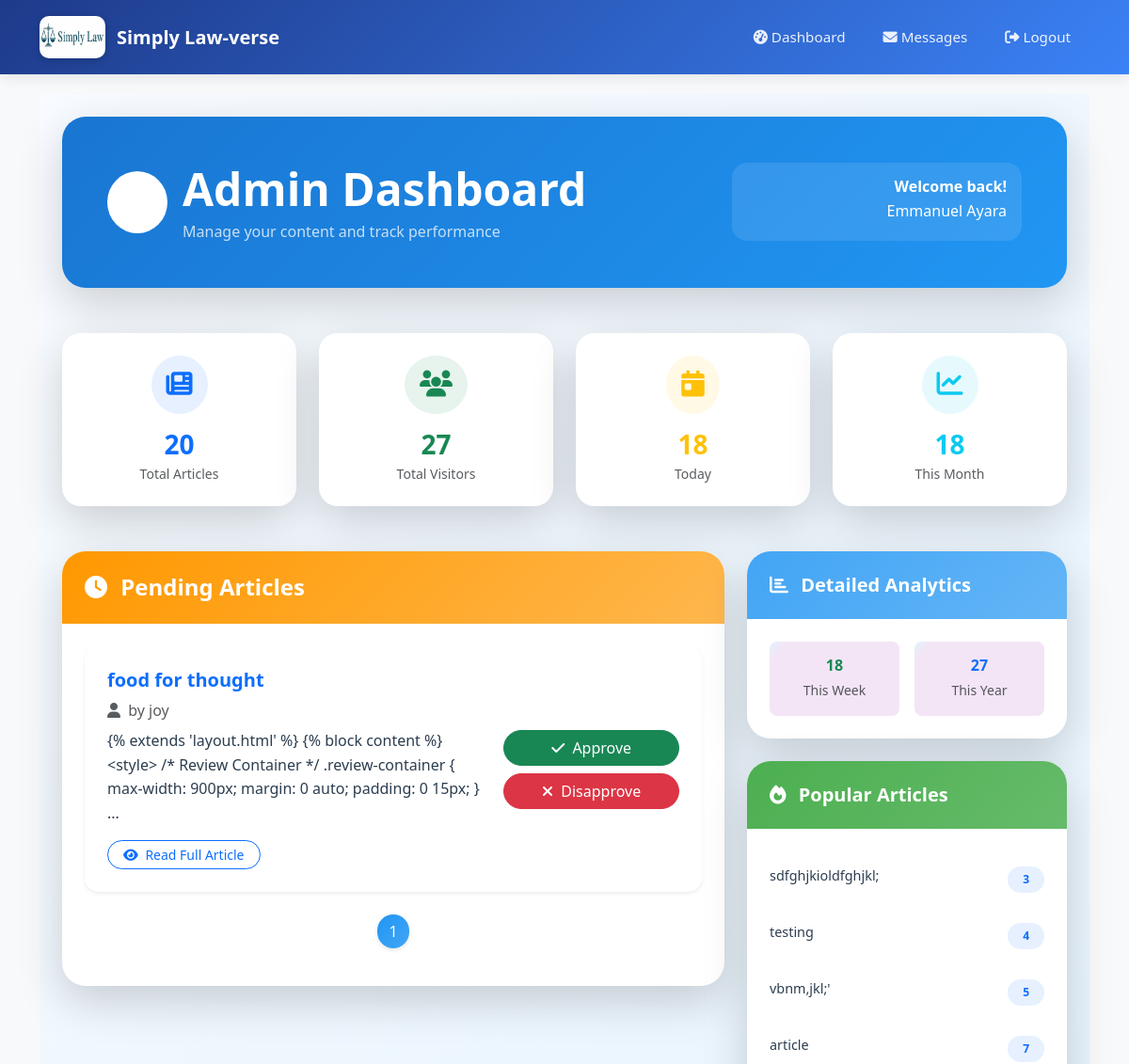
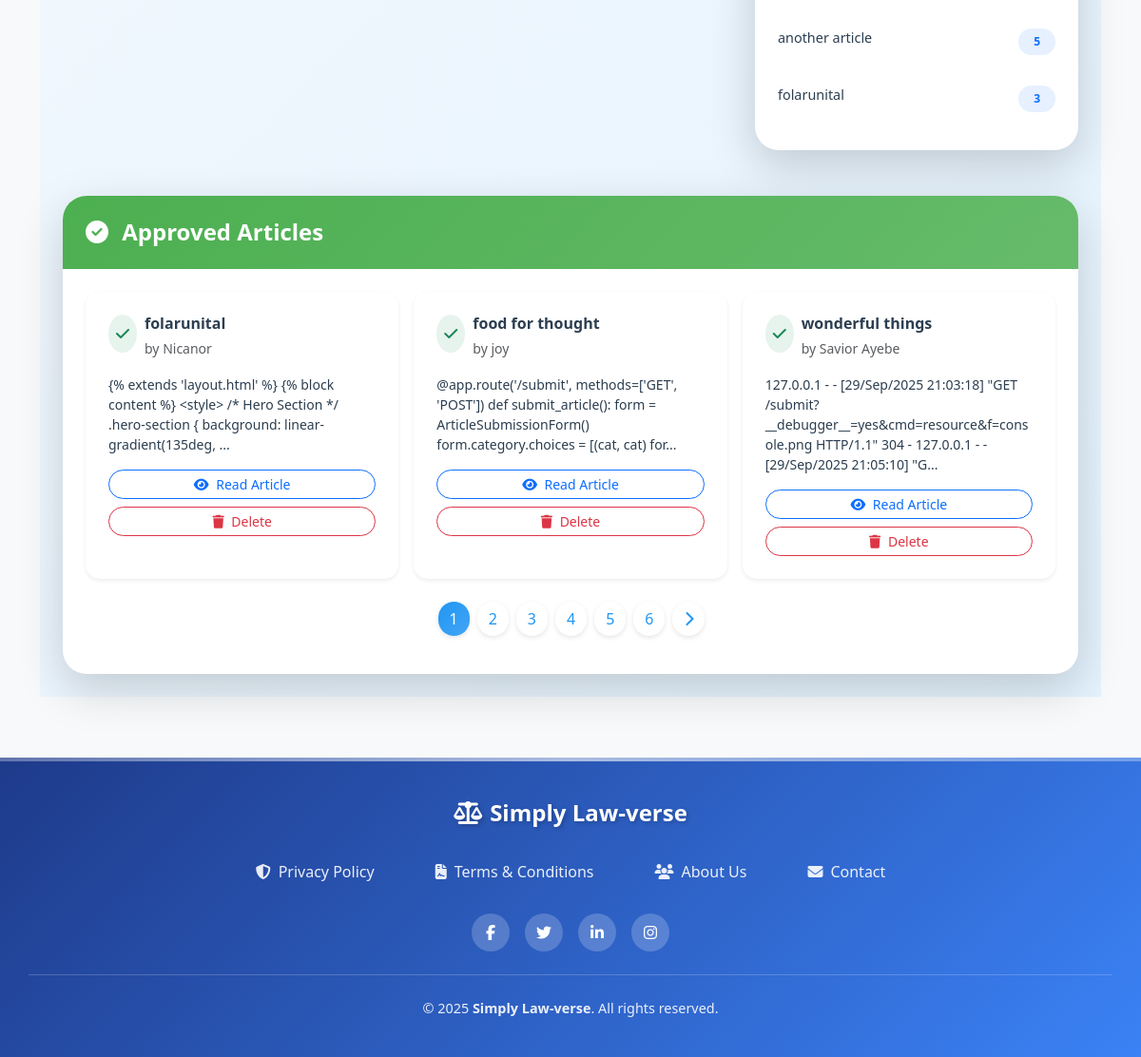
The app's page /admin/dashboard (signed in), older data (2 pictures, top to bottom).
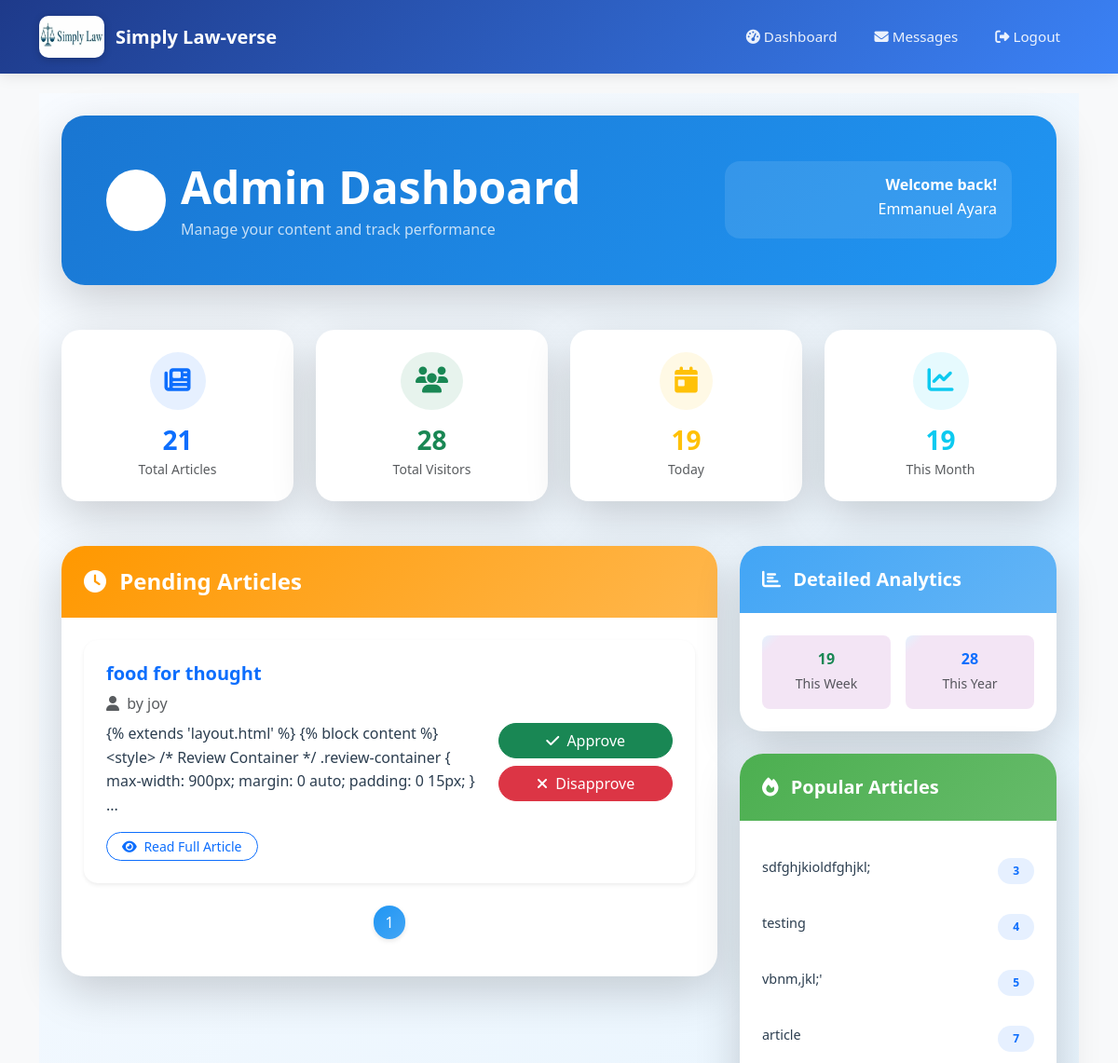
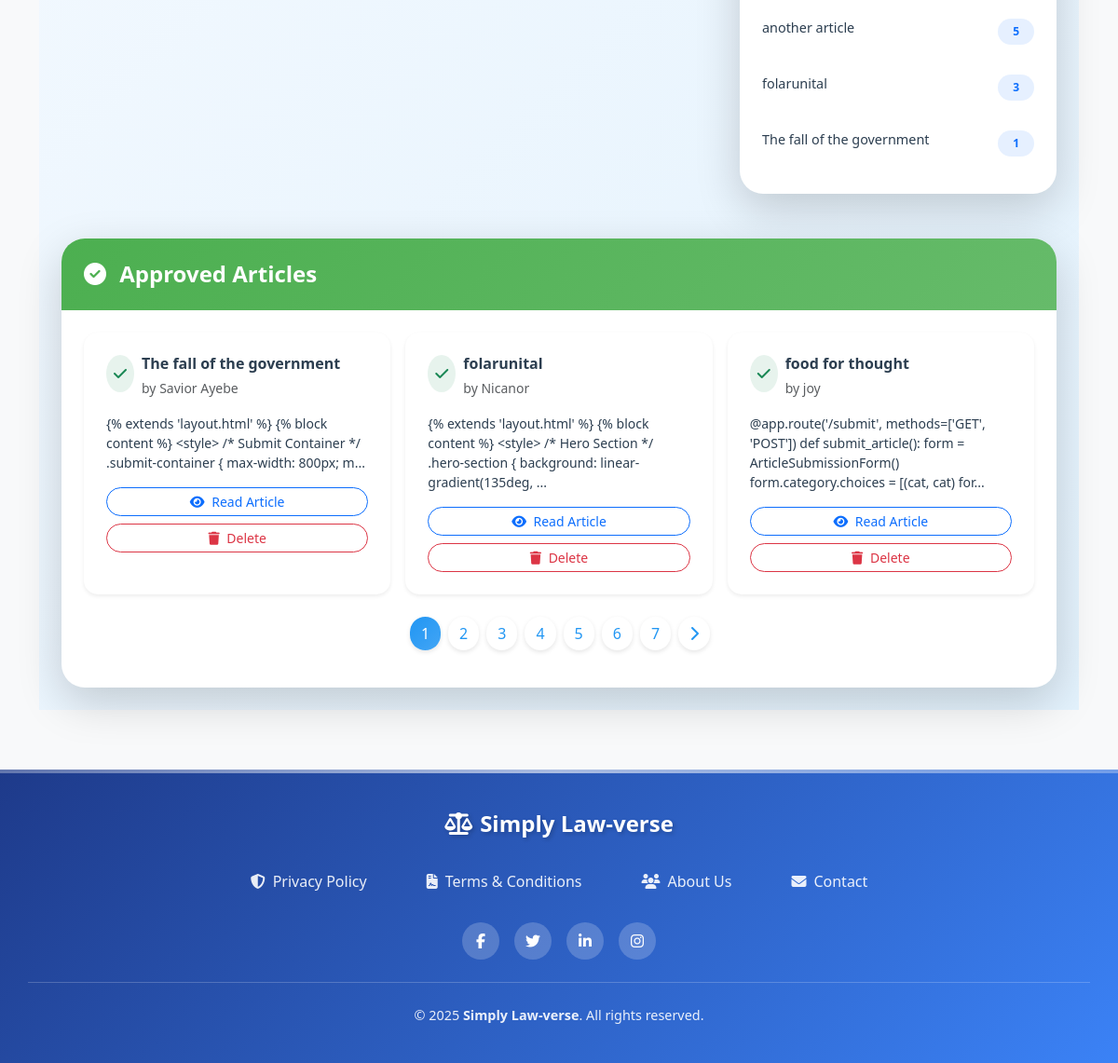
The same page, newer data (2 pictures, top to bottom).
### models.py (models this page shows)
class Article(db.Model):
    id = db.Column(db.Integer, primary_key=True)
    email = db.Column(db.String(120))
    title = db.Column(db.String(100), nullable=False)
    content = db.Column(db.Text, nullable=False)
    author = db.Column(db.String(100), nullable=False)
    date_posted = db.Column(db.DateTime, default=datetime.utcnow)
    comments = db.relationship('Comment', backref='article', lazy=True)
    likes = db.Column(db.Integer, default=0, nullable=False)
    status = db.Column(db.String(20), nullable=False, default='pending')
    views = db.Column(db.Integer, default=0)
    date_submitted = db.Column(db.DateTime, default=datetime.utcnow)
    cover_image = db.Column(db.String(100))  # New field
    document_filename = db.Column(db.String(120), nullable=True)
    category = db.Column(db.String(100), nullable=False, default='General')
    approved = db.Column(db.Boolean, default=False)  # <- important!

### routes.py (the view)
    @app.route('/admin/dashboard')
    @login_required
    def admin_dashboard():
        if not current_user.is_admin:
            flash('Access denied.', 'danger')
            return redirect(url_for('home'))
        total_articles = Article.query.count()
        total_visits = Visit.query.count()
        now = datetime.utcnow()
        daily_visits = Visit.query.filter(Visit.timestamp >= now - timedelta(days=1)).count()
        weekly_visits = Visit.query.filter(Visit.timestamp >= now - timedelta(weeks=1)).count()
        monthly_visits = Visit.query.filter(Visit.timestamp >= now - timedelta(days=30)).count()
        yearly_visits = Visit.query.filter(Visit.timestamp >= now - timedelta(days=365)).count()
        readers_per_article = db.session.query(
            Article.title, db.func.count(Visit.id)
        ).join(Visit, Article.id == Visit.article_id).group_by(Article.id).all()
        pending_page = request.args.get('pending_page', 1, type=int)
        approved_page = request.args.get('approved_page', 1, type=int)
        per_page = 3
        pending = Article.query.filter_by(status='pending') \
            .order_by(Article.date_posted.desc()) \
            .paginate(page=pending_page, per_page=per_page)
        approved = Article.query.filter_by(status='approved') \
            .order_by(Article.date_posted.desc()) \
            .paginate(page=approved_page, per_page=per_page)
        return render_template(
            'admin_dashboard.html',
            articles=pending,
            approved_articles=approved,
            total_articles=total_articles,
            total_visits=total_visits,
            daily_visits=daily_visits,
            weekly_visits=weekly_visits,
            monthly_visits=monthly_visits,
            yearly_visits=yearly_visits,
            readers_per_article=readers_per_article
        )

### templates/admin_dashboard.html (shortened to what the changed rows need)
{% extends 'layout.html' %}
{% block content %}
<div class="min-vh-100" style="background: linear-gradient(135deg, #f8fbff 0%, #e3f2fd 100%);">
  <div class="container-fluid py-4 px-3 px-md-4">
    <div class="row mb-5">
      <div class="col-12">
        <div class="card border-0 shadow-lg" style="border-radius: 25px; background: linear-gradient(135deg, #1976d2 0%, #2196f3 100%);">
          <div class="card-body p-4 p-md-5 text-white">
            <div class="row align-items-center">
              <div class="col-12 col-md-8">
                <div class="d-flex align-items-center mb-3 mb-md-0">
                  <div>
                    <h1 class="display-5 fw-bold mb-1">Admin Dashboard</h1>
                  </div>
                </div>
              </div>
            </div>
          </div>
        </div>
      </div>
    </div>
    <div class="row g-4 mb-5">
      <div class="col-6 col-md-3">
        <div class="card border-0 shadow-lg h-100" style="border-radius: 20px;">
          <div class="card-body text-center p-4">
            <div class="bg-primary bg-opacity-10 rounded-circle p-3 d-inline-block mb-3">
              <i class="fas fa-newspaper text-primary fs-3"></i>
            </div>
            <h3 class="fw-bold text-primary mb-1">{{ total_articles }}</h3>
            <p class="text-muted small mb-0">Total Articles</p>
          </div>
        </div>
      </div>
      <div class="col-6 col-md-3">
        <div class="card border-0 shadow-lg h-100" style="border-radius: 20px;">
          <div class="card-body text-center p-4">
            <div class="bg-success bg-opacity-10 rounded-circle p-3 d-inline-block mb-3">
              <i class="fas fa-users text-success fs-3"></i>
            </div>
            <h3 class="fw-bold text-success mb-1">{{ total_visits }}</h3>
            <p class="text-muted small mb-0">Total Visitors</p>
          </div>
        </div>
      </div>
      <div class="col-6 col-md-3">
        <div class="card border-0 shadow-lg h-100" style="border-radius: 20px;">
          <div class="card-body text-center p-4">
            <div class="bg-warning bg-opacity-10 rounded-circle p-3 d-inline-block mb-3">
              <i class="fas fa-calendar-day text-warning fs-3"></i>
            </div>
            <h3 class="fw-bold text-warning mb-1">{{ daily_visits }}</h3>
            <p class="text-muted small mb-0">Today</p>
          </div>
        </div>
      </div>
      <div class="col-6 col-md-3">
        <div class="card border-0 shadow-lg h-100" style="border-radius: 20px;">
          <div class="card-body text-center p-4">
            <div class="bg-info bg-opacity-10 rounded-circle p-3 d-inline-block mb-3">
              <i class="fas fa-chart-line text-info fs-3"></i>
            </div>
            <h3 class="fw-bold text-info mb-1">{{ monthly_visits }}</h3>
            <p class="text-muted small mb-0">This Month</p>
          </div>
        </div>
      </div>
    </div>
    <div class="row g-4">
      <div class="col-12 col-lg-8">
        <div class="card border-0 shadow-lg" style="border-radius: 25px;">
          <div class="card-body p-4">
            {% if articles %}
              <div class="row g-3">
                {% for article in articles.items %}
                  <div class="col-12">
                    <div class="card border-0 shadow-sm" style="border-radius: 15px; border-left: 4px solid #ff9800;">
                      <div class="card-body p-4">
                        <div class="row align-items-center">
                          <div class="col-12 col-md-8 mb-3 mb-md-0">
                            <h5 class="fw-bold text-dark mb-2">
                              <a href="{{ url_for('view_article', article_id=article.id) }}"
                                 class="text-decoration-none text-primary">
                                {{ article.title }}
                              </a>
                            </h5>
                            <p class="text-muted mb-2">
                              <i class="fas fa-user me-1"></i>
                              by <span class="fw-medium">{{ article.author }}</span>
                            </p>
                            <p class="text-dark mb-3" style="line-height: 1.6;">
                              {{ article.content[:200] }}{% if article.content|length > 200 %}...{% endif %}
                            </p>
                            <a href="{{ url_for('view_article', article_id=article.id) }}"
                               class="btn btn-sm btn-outline-primary rounded-pill px-3">
                              <i class="fas fa-eye me-1"></i>
                              Read Full Article
                            </a>
                          </div>
                          <div class="col-12 col-md-4 text-md-end">
                            <div class="d-flex flex-column flex-md-column gap-2">
                              <a href="{{ url_for('approve_article', article_id=article.id) }}"
                                 class="btn btn-success rounded-pill px-4 action-btn">
                                <i class="fas fa-check me-1"></i>
                                Approve
                              </a>
                              <a href="{{ url_for('disapprove_article', article_id=article.id) }}"
                                 class="btn btn-danger rounded-pill px-4 action-btn">
                                <i class="fas fa-times me-1"></i>
                                Disapprove
                              </a>
                            </div>
                          </div>
                        </div>
                      </div>
                    </div>
                  </div>
                {% endfor %}
              </div>
              <nav aria-label="Pending articles pagination" class="mt-4">
                <ul class="pagination justify-content-center">
                  {% for page_num in range(1, articles.pages + 1) %}
                    <li class="page-item {% if articles.page == page_num %}active{% endif %}">
                      <a class="page-link rounded-pill mx-1"
                         href="{{ url_for('admin_dashboard', pending_page=page_num, approved_page=approved_articles.page) }}">
                        {{ page_num }}
                      </a>
                    </li>
                  {% endfor %}
                </ul>
              </nav>
            {% endif %}
          </div>
        </div>
      </div>
      <div class="col-12 col-lg-4">
        <div class="card border-0 shadow-lg mb-4" style="border-radius: 25px;">
          <div class="card-body p-4">
            <div class="row g-3">
              <div class="col-6">
                <div class="text-center p-3 rounded-3" style="background: linear-gradient(135deg, #e3f2fd 0%, #f3e5f5 10%);">
                  <h6 class="fw-bold text-success mb-1">{{ weekly_visits }}</h6>
                  <small class="text-muted">This Week</small>
                </div>
              </div>
              <div class="col-6">
                <div class="text-center p-3 rounded-3" style="background: linear-gradient(135deg, #e3f2fd 0%, #f3e5f5 10%);">
                  <h6 class="fw-bold text-primary mb-1">{{ yearly_visits }}</h6>
                  <small class="text-muted">This Year</small>
                </div>
              </div>
            </div>
          </div>
        </div>
        <div class="card border-0 shadow-lg" style="border-radius: 25px;">
          <div class="card-body p-4">
            {% if readers_per_article %}
              <div class="list-group list-group-flush">
                {% for title, count in readers_per_article %}
                  <div class="list-group-item border-0 px-0 py-3" style="background: transparent;">
                    <div class="d-flex justify-content-between align-items-start">
                      <div class="flex-grow-1 me-2">
                        <h6 class="fw-medium text-dark mb-1" style="font-size: 0.9rem; line-height: 1.4;">
                          {{ title[:50] }}{% if title|length > 50 %}...{% endif %}
                        </h6>
                      </div>
                      <div class="flex-shrink-0">
                        <span class="badge bg-primary bg-opacity-10 text-primary rounded-pill px-3 py-2">
                          {{ count }}
                        </span>
                      </div>
                    </div>
                  </div>
                {% endfor %}
              </div>
            {% else %}
              <div class="text-center py-3">
                <p class="text-muted mb-0">No data available yet</p>
              </div>
            {% endif %}
          </div>
        </div>
      </div>
    </div>
    <div class="row mt-5">
      <div class="col-12">
        <div class="card border-0 shadow-lg" style="border-radius: 25px;">
          <div class="card-body p-4">
            {% if approved_articles %}
              <div class="row g-3">
                {% for article in approved_articles %}
                  <div class="col-12 col-md-6 col-xl-4">
                    <div class="card border-0 shadow-sm h-100" style="border-radius: 15px; border-left: 4px solid #4caf50;">
                      <div class="card-body p-4">
                        <div class="d-flex align-items-start mb-3">
                          <div class="bg-success bg-opacity-10 rounded-circle p-2 me-2 flex-shrink-0">
                            <i class="fas fa-check text-success"></i>
                          </div>
                          <div class="flex-grow-1">
                            <h6 class="fw-bold text-dark mb-1">{{ article.title }}</h6>
                            <small class="text-muted">by {{ article.author }}</small>
                          </div>
                        </div>
                        <p class="text-dark mb-3 small" style="line-height: 1.5;">
                          {{ article.content[:150] }}{% if article.content|length > 150 %}...{% endif %}
                        </p>
                        <div class="d-flex flex-column gap-2">
                          <a href="{{ url_for('view_article', article_id=article.id) }}"
                             class="btn btn-sm btn-outline-primary rounded-pill">
                            <i class="fas fa-eye me-1"></i>
                            Read Article
                          </a>
                          <a href="{{ url_for('disapprove_article', article_id=article.id) }}"
                             class="btn btn-sm btn-outline-danger rounded-pill delete-btn">
                            <i class="fas fa-trash me-1"></i>
                            Delete
                          </a>
                        </div>
                      </div>
                    </div>
                  </div>
                {% endfor %}
              </div>
              <nav aria-label="Approved articles pagination" class="mt-4">
                <ul class="pagination justify-content-center">
                  {% for page_num in range(1, approved_articles.pages + 1) %}
                    <li class="page-item {% if approved_articles.page == page_num %}active{% endif %}">
                      <a class="page-link rounded-pill mx-1"
                         href="{{ url_for('admin_dashboard', approved_page=page_num, pending_page=articles.page) }}">
                        {{ page_num }}
                      </a>
                    </li>
                  {% endfor %}
                </ul>
              </nav>
            {% endif %}
          </div>
        </div>
      </div>
    </div>
  </div>
</div>
{% endblock %}

Row changes from the older to the newer data that the page shows:
no longer on this page (row unchanged): Article: title "wonderful things", author "Savior Ayebe", content "127.0.0.1 - - [29/Sep/2025 21:03:18] \"GET /submit?__debugger__=yes&cmd=resource&f=console.png HTTP/1.1\" 304 - 127.0.0.1 - - [29/Sep/2025 21:05:10] \"G", shown under "Approved Articles"
added Article: title "The fall of the government", views "1", author "Savior Ayebe", content "{% extends 'layout.html' %} {% block content %} <style> /* Submit Container */ .submit-container { max-width: 800px; m"
Text that changed along with them:
{{ total_articles }}: "20" → "21"
{{ total_visits }}: "27" → "28"
{{ daily_visits }}: "18" → "19"
{{ monthly_visits }}: "18" → "19"
{{ weekly_visits }}: "18" → "19"
{{ yearly_visits }}: "27" → "28"
new list line: "7"
